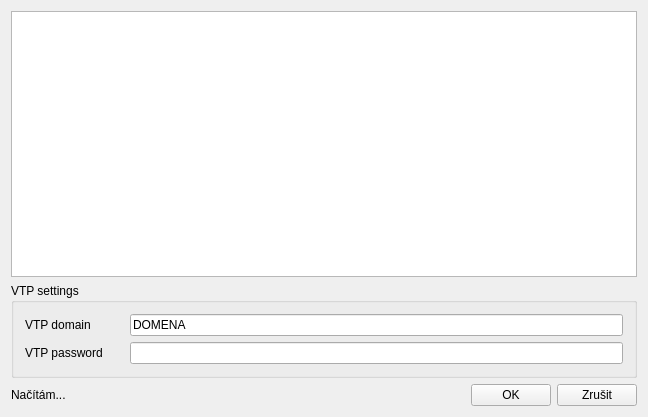
<?xml version="1.0" encoding="UTF-8"?>
<ui version="4.0">
 <class>devselectdialog</class>
 <widget class="QWidget" name="devselectdialog">
  <property name="windowModality">
   <enum>Qt::ApplicationModal</enum>
  </property>
  <property name="geometry">
   <rect>
    <x>0</x>
    <y>0</y>
    <width>648</width>
    <height>417</height>
   </rect>
  </property>
  <property name="sizePolicy">
   <sizepolicy hsizetype="Preferred" vsizetype="Preferred">
    <horstretch>0</horstretch>
    <verstretch>0</verstretch>
   </sizepolicy>
  </property>
  <property name="windowTitle">
   <string>Select interface</string>
  </property>
  <property name="whatsThis">
   <string notr="true"/>
  </property>
  <layout class="QVBoxLayout" name="verticalLayout">
   <item>
    <widget class="QTableView" name="devlistView">
     <property name="sizePolicy">
      <sizepolicy hsizetype="Expanding" vsizetype="Expanding">
       <horstretch>0</horstretch>
       <verstretch>0</verstretch>
      </sizepolicy>
     </property>
     <property name="maximumSize">
      <size>
       <width>16777215</width>
       <height>16777215</height>
      </size>
     </property>
     <property name="editTriggers">
      <set>QAbstractItemView::NoEditTriggers</set>
     </property>
     <property name="selectionMode">
      <enum>QAbstractItemView::SingleSelection</enum>
     </property>
     <property name="selectionBehavior">
      <enum>QAbstractItemView::SelectRows</enum>
     </property>
     <property name="showGrid">
      <bool>false</bool>
     </property>
     <property name="wordWrap">
      <bool>false</bool>
     </property>
     <property name="cornerButtonEnabled">
      <bool>false</bool>
     </property>
     <attribute name="horizontalHeaderStretchLastSection">
      <bool>true</bool>
     </attribute>
     <attribute name="verticalHeaderVisible">
      <bool>false</bool>
     </attribute>
     <attribute name="verticalHeaderDefaultSectionSize">
      <number>26</number>
     </attribute>
     <attribute name="verticalHeaderMinimumSectionSize">
      <number>20</number>
     </attribute>
    </widget>
   </item>
   <item>
    <widget class="QGroupBox" name="groupBox">
     <property name="title">
      <string>VTP settings</string>
     </property>
     <layout class="QVBoxLayout" name="verticalLayout_2">
      <item>
       <layout class="QHBoxLayout" name="horizontalLayout_2" stretch="1,5">
        <item>
         <widget class="QLabel" name="label">
          <property name="text">
           <string>VTP domain</string>
          </property>
         </widget>
        </item>
        <item>
         <widget class="QLineEdit" name="domainLineEdit">
          <property name="text">
           <string>DOMENA</string>
          </property>
         </widget>
        </item>
       </layout>
      </item>
      <item>
       <layout class="QHBoxLayout" name="horizontalLayout_4" stretch="1,5">
        <item>
         <widget class="QLabel" name="label_2">
          <property name="text">
           <string>VTP password</string>
          </property>
         </widget>
        </item>
        <item>
         <widget class="QLineEdit" name="passwordLineEdit"/>
        </item>
       </layout>
      </item>
     </layout>
    </widget>
   </item>
   <item>
    <layout class="QHBoxLayout" name="horizontalLayout" stretch="0,0,0,0">
     <property name="spacing">
      <number>6</number>
     </property>
     <property name="sizeConstraint">
      <enum>QLayout::SetMaximumSize</enum>
     </property>
     <item>
      <widget class="QLabel" name="countLabel">
       <property name="text">
        <string>Načítám...</string>
       </property>
      </widget>
     </item>
     <item>
      <spacer name="horizontalSpacer">
       <property name="orientation">
        <enum>Qt::Horizontal</enum>
       </property>
       <property name="sizeHint" stdset="0">
        <size>
         <width>40</width>
         <height>20</height>
        </size>
       </property>
      </spacer>
     </item>
     <item>
      <widget class="QPushButton" name="OKButton">
       <property name="text">
        <string>OK</string>
       </property>
      </widget>
     </item>
     <item>
      <widget class="QPushButton" name="CancelButton">
       <property name="text">
        <string>Zrušit</string>
       </property>
      </widget>
     </item>
    </layout>
   </item>
  </layout>
 </widget>
 <layoutdefault spacing="6" margin="11"/>
 <resources/>
 <connections/>
</ui>
